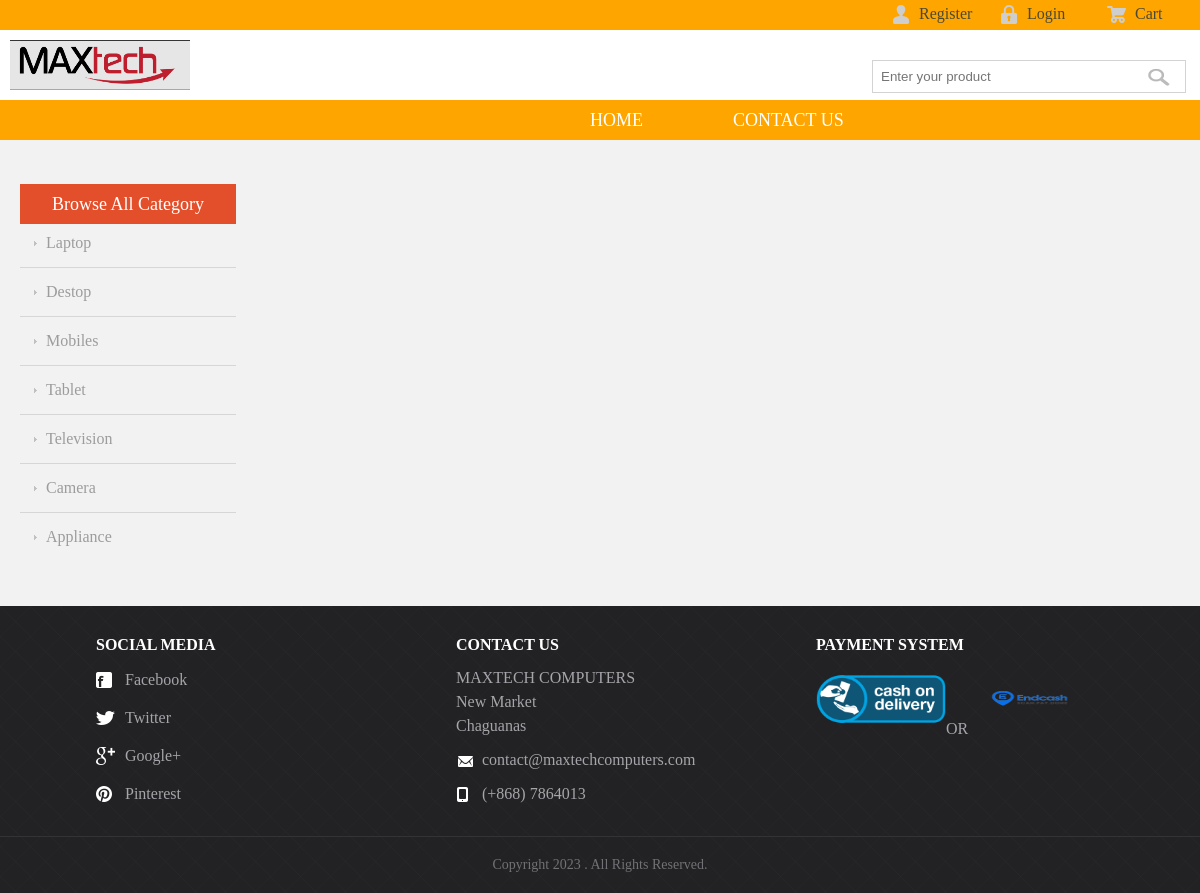
Screenshot of /category_product_list.php?id=3 with the database file from the repository.
### tables this page shows
CREATE TABLE `category` (
  `c_id` int(11) NOT NULL,
  `c_name` varchar(20) NOT NULL,
  `c_status` enum('Yes','No') NOT NULL
);

### view_category.php (the view, shortened to what this page needs)
<!DOCTYPE html>
<html>
<head>
	<link rel="stylesheet" media="all" href="css/style.css">
</head>
<body>
<?php include("header.php")?>
<?php include("menu.php")?>
<?php include("database.php")?>
<section>
   <div class="category_section">
     <div class="category_header"><p>Browse All Category</p></div>
	 <div class="all-category">
       <ul>
           <?php
                $q = "SELECT * FROM category where c_status = 'yes'";
                $result = $conn->query($q);
                while($row = $result->fetch_assoc()) {
                    $user_id = $row['c_id'];
                    $output = "<li>";
                    $output .= "<a href=\"category_product_list.php?id=".$user_id." \"> ";
                    $output .= "<p><img src='images/drop_arrow.png'>".$row['c_name']."</p>";
                    $output .= "</a>";
                    $output .= "</li>";
					echo $output;
                }
           ?>
       </ul>
	   </div>
   </div>
</section>

### css/style.css (style rules this page uses)
* { margin: 0px; padding: 0px; box-sizing: border-box; }
body { background:#f2f2f2; }
a { text-decoration: none; }
ol,ul { list-style: none; }
.category_section { width: 18%; height: auto; margin: 40px 0px; margin-left: 20px; float: left; display: block; }
.category_header { width: 100%; height: 40px; float: left; background:#e44f2b; text-align:center; color: white; font-size: 18px; padding: 10px 0px; margin-bottom:10px; }
.all-category { width: 100%; height: auto; padding: 5px 0px; }
.all-category img { margin-right: 6px; }
.all-category li a { display:block; font-size:16px; padding:15px 10px; color: #9C9C9C; border-bottom:1px solid #D6D6D6; }
.all-category li:last-child a { border:none; }

### rows the page displays
category: c_name "Laptop"
category: c_name "Destop"
category: c_name "Mobiles"
category: c_name "Tablet"
category: c_name "Television"
category: c_name "Camera"
category: c_name "Appliance"
